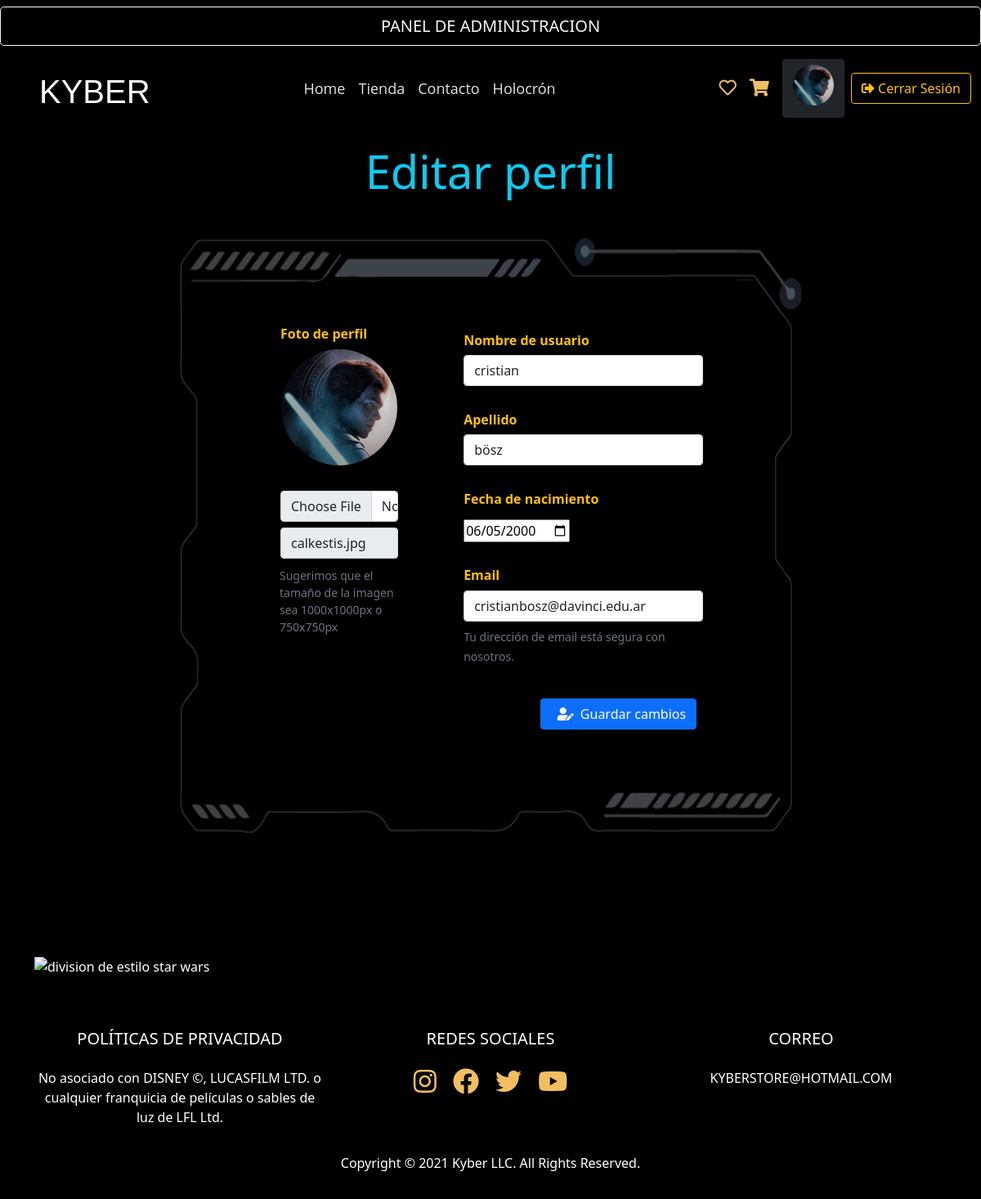
The page /index.php?seccion=perfil&id=1 (signed in) on the database its author committed.
### tables this page shows
CREATE TABLE IF NOT EXISTS usuarios (
                        usuarios_id INT UNSIGNED AUTO_INCREMENT NOT NULL PRIMARY KEY, 
                        nombre VARCHAR (20) NOT NULL,
                        apellido VARCHAR (20) NULL,
                        email VARCHAR (120) NOT NULL,
                        fecha_nacimiento DATE NULL,
                        password VARCHAR (255) NOT NULL,
                        img_user VARCHAR(80) NULL,
                        tipo_user_id_fk TINYINT UNSIGNED NOT NULL,

                        FOREIGN KEY (tipo_user_id_fk) REFERENCES tipo_usuarios (tipo_user_id) ON DELETE RESTRICT ON UPDATE CASCADE
 );

### config/arrays.php (called while the page is built)
<?php
$navbar = [
	'Home' => 'home',
	'Tienda' => 'productos',
	'Contacto' => 'contacto',
	'Holocrón' => 'blogs',
];
?>

### secciones/perfil.php (the view, shortened to what this page needs)
<?php
if(!empty($_GET['id'])){
    $user_id = $_GET['id'];
    $select_user = "SELECT usuarios_id, nombre, apellido, email, fecha_nacimiento, img_user
    FROM usuarios
    WHERE usuarios_id=$user_id";
    $res_select_user = mysqli_query($cnx, $select_user);
    $user = mysqli_fetch_assoc($res_select_user);
}
?>
<aside class="container-fluid py-3 contacto">
        <div class="container-fluid text-white mb-5">
        <div class="row justify-content-center">
            <div class="col-md-8 borde pb-3 ">
                <h2 class= "display-4 text-info text-center my-2" > <b> Editar</b> perfil </h2>
          	 <form action="procesos/p_perfil.php" method="post" enctype="multipart/form-data">
<div class='container card-body-perfil my-5'>
    <div class='row my-5 mx-5 profile'>
    <div class='col-12 col-md-12 col-lg-6 col-xl-5'>
            <div class='text-white mx-5'>
                            <label for="img_user" class="text-warning"><strong>Foto de perfil</strong>
                                                </label>
                                                <figure class="card shadow bg-transparent">
                                                    <img src="img/<?= !empty($user['img_user']) ? 'users/' . $user['img_user'] : 'foto_perfil.png' ?>"
                                                    alt="<?= empty($user['nombre']) ? $user['nombre'] : 'usuario de kyber' ?>" class="figure-img img-fluid  rounded-circle">
                                                </figure>
                                                <div class="input-group mb-3">
                                                    <div class="custom-file">
                                                        <input type="file" class="form-control" id="img_user" name="img_user">
                                                        <label class="input-group-text" for="img_user"> <?= !empty($user['img_user']) ?  $user['img_user'] : 'Examinar' ?></label>
                                                    </div>
                                                <small class="form-text text-muted">Sugerimos que el tamaño de la imagen sea 1000x1000px o 750x750px</small>
                                                </div>
            </div>
        </div>
        <div class='col-12 col-md-12 col-lg-6 col-xl-6'>
            <ul class='list-unstyled'>
            <li>
                <div class='row align-items-center text-light mb-3'>
                                    <div class="col-sm-12 col-md-12 col-lg-12 col-xl-12 mx-2 my-2">
                                            <label for="nombre" class="text-warning"><strong>Nombre de usuario</strong></label>
                                            <input type="text" class="form-control" name="nombre" id="nombre"
                                            value="<?= isset($user['nombre']) ? $user['nombre'] : '' ?>" >
                                    </div>
                                    <div class="col-sm-12 col-md-12 col-lg-12 col-xl-12 mx-2 my-2">
                                          <label for="apellido" class="text-warning"><strong>Apellido</strong></label>
                                            <input type="text" class="form-control" name="apellido" id="apellido"
                                            value="<?= isset($user['apellido']) ? $user['apellido'] : '' ?>" >
                                    </div>
                                    <div class="col-sm-12 col-md-12 col-lg-12 col-xl-12 mx-2 my-2">
                                            <label for="fecha" class="text-warning"><strong>Fecha de nacimiento</strong></label>
                                            <input type="date" id="fecha_nacimiento" name="fecha_nacimiento" value="<?= isset($user['fecha_nacimiento']) ? $user['fecha_nacimiento'] : '' ?>"
                                            min="1940-01-01" max="2022-12-31">
                                        </div>
                                    <div class="col-sm-12 col-md-12 col-lg-12 col-xl-12 mx-2 my-2">
                                        <label for="email" class="text-warning"><strong>Email</strong></label>
                                        <input type="email" class="form-control" name="email" id="email" aria-describedby="ayudamail"
                                        value="<?= isset($user['email']) ? $user['email'] : '' ?>" >
                                        <small id="ayudamail" class="form-text text-muted">Tu dirección de email está segura con nosotros.</small>
                                    </div>
                            <div class="col-sm-12 col-md-12 col-lg-12 col-xl-12 my-3 float-end">
                                    <button type="submit" value="enviar" class="btn btn-primary my-3 float-end">
                                    <i class="fas fa-user-edit mx-2"></i>Guardar cambios
                                    </button>
                            </div>
                </div>
            </li>
            </ul>
        </div>
    </div>
</div>
				 </form>
				</div>
			</div>
</div>
</aside>

### index.php (shortened to what this page needs)
<!DOCTYPE html>
<html lang="es">
<?php
require_once('config/arrays.php');
?>
<head>
<link href="https://cdn.jsdelivr.net/npm/bootstrap@5.1.3/dist/css/bootstrap.min.css" rel="stylesheet">
<link rel="stylesheet" href="css/estilos.css">
	<link href="fontawesome-free-5.15.4-web/css/all.css" rel="stylesheet">
	<link rel="stylesheet" href="https://cdn.jsdelivr.net/npm/bootstrap-icons@1.7.2/font/bootstrap-icons.css">
</head>
<body style="background:black;">
		<?php
		if (!isset($_SESSION['usuario'])):
		?>
		<?php
        elseif ($_SESSION['usuario']['tipo_user_id_fk'] == 1):
        ?>
			<nav>
			<div class="d-grid gap-2">
			<a href="panel/panel.php" class="btn btn-outline-light btn-lg my-2 font-weight-bold text-uppercase" type="button">Panel de administracion</a>
			</div>
		</nav>
		<?php
		endif;
		?>
<nav class="navbar navbar-expand-lg navbar-dark bg-dark sticky-top">
<div class="container-fluid ">
    <h1 id="logo">
		<a class="nav-link text-light" href="index.php?seccion=home">KYBER</a>
	</h1>
    <div class="collapse navbar-collapse text-center" id="navbarNav">
      <ul class="navbar-nav mx-auto">
			<?php
			foreach ($navbar as $boton => $url):
			?>
				<li class="nav-item">
				<a class="nav-link active botonera" aria-current="page" href="index.php?seccion=<?= $url ?>"><?= $boton ?></a>
				</li>
			<?php
			endforeach;
			?>
		</ul>
		<ul class="navbar-nav align-items-center">
					<li class="nav-item mr-3">
						<a href="index.php?seccion=wish" class="nav-link my-2">
										<?php
                                        if(empty($_SESSION["deseos"])):
                                        ?>
                                  <i class="far fa-heart fa-lg"></i>
                                        <?php
                                        elseif  (!empty($_SESSION["deseos"])):
                                        ?>
                                   <i class="fas fa-heart fa-lg"></i>
                                        <?php
                                        endif;
                                        ?>
						</a>
					</li>
					<li class="nav-item mr-3">
						<a class="nav-link my-2" href="index.php?seccion=cart">
										<?php
                                        if(empty($_SESSION["carrito"])):
                                        ?>
									<i class="fas fa-shopping-cart fa-lg"></i>
                                        <?php
                                        elseif  (!empty($_SESSION["carrito"])):
                                        ?>
                                  	<i class="fas fa-cart-plus fa-lg"></i>
                                        <?php
                                        endif;
                                        ?>
						</a>
					</li>
						<?php
						if (!isset($_SESSION['usuario'])):
						?>
								<li class="nav-item d-xl-block ml-xl-auto">
									<a href="index.php?seccion=login" class="btn btn-outline-warning <?= ('login') ?> my-2 mx-2">
									<i class="fas fa-sign-in-alt"></i>
									Iniciar Sesión
									</a>
								</li>
								<li class="nav-item ml-xl-3">
									<a href="index.php?seccion=registro" class="btn btn-warning <?= ('registro') ?> my-2">
										Registro
									</a>
								</li>
						<?php
						else:
						?>
								<li class="nav-item d-xl-block ml-xl-auto">
									<a href="index.php?seccion=perfil&id=<?=($_SESSION['usuario']['usuarios_id']) ?> "  class="btn btn-dark mx-2">
									<?php
                                        if(empty($_SESSION['usuario']['img_user'])):
                                        ?>
									<i class="fas fa-user-circle fa-lg"></i>
                                        <?php
                                        elseif  (!empty($_SESSION['usuario']['img_user'])):
                                        ?>
                                  	<img src="img/users/<?=($_SESSION['usuario']['img_user'])?>" alt="Avatar de <?=($_SESSION['usuario']['nombre']) ?>" class="figure-img img-fluid  rounded-circle " style="height: 50px; width: 50px;">
                                        <?php
                                        endif;
                                        ?>
									</a>
								</li>
								<li class="nav-item ml-xl-3">
									<a href="procesos/logout.php" class="btn btn-outline-warning my-2">
									<i class="fas fa-sign-out-alt"></i>
										Cerrar Sesión
									</a>
								</li>
						<?php
						endif;
						?>
        </ul>
    </div>
  </div>
</nav>
<?php
$seccion = $_GET['seccion'] ?? 'home';
$seccion = empty($seccion) ? 'error' : $seccion;
require_once("secciones/$seccion.php");
?>
<footer class="page-footer font-small stylish-color-dark bg-dark text-white pt-4">
<div class="container mb-5 ">
                        <img class="d-block w-100" src="img/divider.webp" alt="division de estilo star wars">
  </div>
	<div class="container text-center text-md-left">
	  <div class="row">
		<div class="col-md-4 mx-auto">
		  <h5 class="font-weight-bold text-uppercase mt-3 mb-4">Políticas de Privacidad</h5>
		  <p>No asociado con DISNEY ©, LUCASFILM LTD. o cualquier
			franquicia de películas o sables de luz de LFL Ltd.</p>
		</div>
		<div class="col-md-4 mx-auto text-center">
		  <h5 class="font-weight-bold text-uppercase mt-3 mb-4">redes sociales</h5>
			  <ul class="list-unstyled list-inline text-center">
	  <li class="list-inline-item">
		<a href="https://www.instagram.com/?hl=es-la" class="btn-floating btn-fb mx-1">
		<i class="fab fa-instagram fa-2x"></i>
		</a>
	  </li>
	  <li class="list-inline-item">
		<a href="https://es-la.facebook.com/" class="btn-floating btn-tw mx-1">
		<i class="fab fa-facebook fa-2x"></i>
		</a>
	  </li>
	  <li class="list-inline-item">
		<a href="https://twitter.com/home" class="btn-floating btn-gplus mx-1">
		<i class="fab fa-twitter fa-2x"></i>
		</a>
	  </li>
	  <li class="list-inline-item">
		<a href="https://twitter.com/home" class="btn-floating btn-gplus mx-1">
		<i class="fab fa-youtube fa-2x"></i>
		</a>
	  </li>
	</ul>
		</div>
		<div class="col-md-4 mx-auto">
		  <h5 class="font-weight-bold text-uppercase mt-3 mb-4">Correo</h5>
		  	<ul class="list-unstyled">
				<li>
					<p>KYBERSTORE@HOTMAIL.COM</p>
				</li>
		  	</ul>
		</div>
	  </div>
	</div>
<div class="footer-copyright text-center py-3">
<p>Copyright © 2021 Kyber LLC. All Rights Reserved.</p>
</div>
</footer>
</body>
</html>

### css/estilos.css (style rules this page uses)
html { background-color: black !important; color: black !important; }
.botonera { font-family: "Open Sans", sans-serif; font-size: 18px; }
.navbar-dark .navbar-nav .nav-link { color:rgb(228, 228, 228) !important; }
#logo { font-size: 10; position: relative; top: 8px; left: 20px; z-index: 1; font-family: "Despairs", sans-serif; color: white; }
.bg-dark { background-color: black !important; }
footer { background-color: black; max-width: 100% }
.card-body-perfil { -ms-flex: 1 1 auto; flex: 1 1 auto; padding: 1.25rem; margin: 0; margin-bottom: 0px; margin-bottom: 0px; background: url("../img/sw-card.png") transparent no-repeat; background-color: transparent; background-size: auto; background-size: 100% 100%; position: relative; padding: 50px 15px 30px; }
label { display: block; }
input, label { margin: .4rem 0; }
.far.fa-heart { color: rgb(241, 191, 98); }
.fa-shopping-cart { color:rgb(241, 191, 98); }
.fa-instagram { color:rgb(241, 191, 98) }
.fa-facebook { color:rgb(241, 191, 98) }
.fa-twitter { color:rgb(241, 191, 98) }
.fa-youtube { color:rgb(241, 191, 98) }

### rows shown on the page
usuarios: img_user (picture), img_user "calkestis.jpg", nombre "cristian", apellido "bösz", fecha_nacimiento "06/05/2000", email "cristianbosz@davinci.edu.ar"

### other values the page prints
$boton "Home"
$boton "Tienda"
$boton "Contacto"
$boton "Holocrón"
